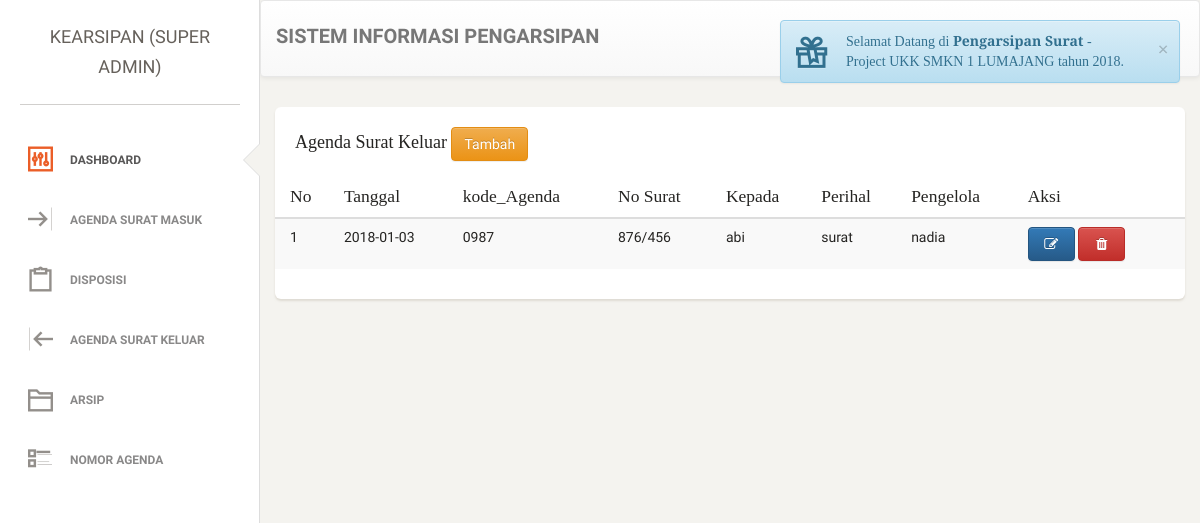
/index.php/suker/suker, run on an earlier commit of the app's database.
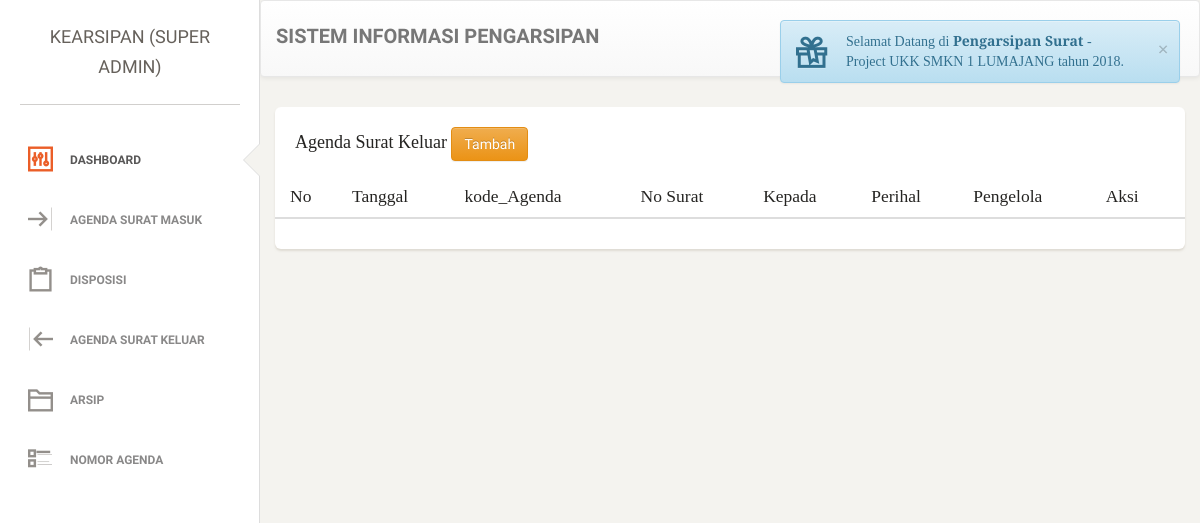
And on a later commit of the database.
### tables this page shows
CREATE TABLE `surat_keluar` (
  `id_keluar` int(11) NOT NULL,
  `tgl_surat` date NOT NULL,
  `kode_agenda` varchar(225) NOT NULL,
  `no_surat` varchar(225) NOT NULL,
  `kepada` varchar(200) NOT NULL,
  `perihal` varchar(200) NOT NULL,
  `pengelola` varchar(200) NOT NULL,
  `foto` varchar(225) NOT NULL
);

### application/controllers/suker.php (called while the page is built, shortened)
<?php
class Suker extends CI_Controller {
	public function __construct()
	{
		$this->load->model('masuk');
		$this->load->helper('url');
	}
	public function suker()
	{
		$data['suker'] = $this->masuk->suker('surat_keluar');
		$data['keluar'] = $this->db->get('kode_agenda');
		$this->load->view('super-admin/surat_keluar',$data);
	}
}

### index.php (called while the page is built, shortened)
<?php
require_once BASEPATH.'core/CodeIgniter.php';

### application/models/masuk.php (called while the page is built, shortened)
<?php
class Masuk extends CI_Model {
	public function suker($table)
 {
 	$query = $this->db->get('surat_keluar')->result();
 	return $query;
 }
}

### application/views/super-admin/surat_keluar.php (the view, shortened to what this page needs)
<!doctype html>
<html lang="en">
<head>
    <?php include 'css.php'; ?>
</head>
<body>
    <div class="wrapper">
    <?php include 'sidebar.php'; ?>
    <div class="main-panel">
    <?php include 'navigasi.php'; ?>
        <div class="content">
            <div class="container-fluid">
                <div class="row">
                    <div>
                        <div class="card">
                            <div class="header">
                                <h4 class="title">Agenda Surat Keluar
                                    <a href="<?php echo base_url('index.php/suker/input_keluar'); ?>" class="btn btn-warning">Tambah</a>
                                </h4>
                            </div>
                            <div class="content table-responsive table-full-width">
                                <table class="table table-striped">
                                    <thead>
                                        <th>No</th>
                                        <th>Tanggal</th>
                                        <th>kode_Agenda</th>
                                        <th>No Surat</th>
                                        <th>Kepada</th>
                                        <th>Perihal</th>
                                        <th>Pengelola</th>
                                        <th>Aksi</th>
                                    </thead>
                                    <tbody>
                                        <?php
                                            $no = 1;
                                            foreach ($suker as $k) {
                                         ?>
                                         <tr>
                                            <td><?php echo $no++; ?></td>
                                            <td><?php echo $k->tgl_surat; ?></td>
                                            <td><?php echo $k->kode_agenda; ?></td>
                                            <td><?php echo $k->no_surat; ?></td>
                                            <td><?php echo $k->kepada; ?></td>
                                            <td><?php echo $k->perihal; ?></td>
                                            <td><?php echo $k->pengelola; ?></td>
                                            <td>
                                                <a href="<?php echo base_url('index.php/suker/editsuker/').$k->id_keluar; ?>" class="btn btn-primary"><i class="fa fa-edit"></i>
                                                </a>
                                                <a href="<?php echo base_url('index.php/suker/delsuker/').$k->id_keluar; ?>" class="btn btn-danger"><i class="fa fa-trash"></i></a>
                                            </td>
                                             <?php } ?>
                                         </tr>
                                    </tbody>
                                </table>
                            </div>
                        </div>
                    </div>
            </div>
       </div>
    </div>
</div>
</body>
</html>

### application/views/super-admin/css.php (shortened to what this page needs)
<link href="<?php echo base_url('asset/css/bootstrap.min.css'); ?>" rel="stylesheet" />
<link href="<?php echo base_url('asset/css/animate.min.css'); ?>" rel="stylesheet"/>
<link href="<?php echo base_url('asset/css/paper-dashboard.css'); ?>" rel="stylesheet"/>
<link href="<?php echo base_url('asset/css/demo.css'); ?>" rel="stylesheet" />
<link href="http://maxcdn.bootstrapcdn.com/font-awesome/latest/css/font-awesome.min.css" rel="stylesheet">
<link href="<?php echo base_url('asset/css/themify-icons.css'); ?>" rel="stylesheet">
    <link rel="stylesheet" type="text/css" href="">
    <link href="<?php echo base_url('asset/css3/bootstrap.min.css'); ?>" rel="stylesheet">
    <link href="<?php echo base_url('asset/css3/bootstrap-theme.min.css'); ?>" rel="stylesheet">
    <link href="<?php echo base_url('asset/css3/font-awesome.min.css'); ?>" rel="stylesheet">
    <link href="<?php echo base_url('asset/css3/main.css'); ?>" rel="stylesheet">
    <link rel="stylesheet" href='https://cdnjs.cloudflare.com/ajax/libs/animate.css/3.5.2/animate.min.css'>

### application/views/super-admin/sidebar.php
<div class="sidebar" data-background-color="white" data-active-color="danger">
   	<div class="sidebar-wrapper">
           <div class="logo">
               <a href="<?php echo base_url('index.php/Welcome/dahsboard/'); ?>" class="simple-text">
                   KEARSIPAN (SUPER ADMIN)
               </a>
           </div>
           <ul class="nav">
               <li class="active">
                   <a href="<?php echo base_url('index.php/Welcome/dashboard/'); ?>">
                       <i class="ti-panel"></i>
                       <p>Dashboard</p>
                   </a>
               </li>
               <li>
                   <a href="<?php echo base_url('index.php/Welcome/masuk/'); ?>">
                       <i class="ti-shift-right"></i>
                       <p>AGENDA SURAT MASUK</p>
                   </a>
               </li>
               <li>
                   <a href="<?php echo base_url('index.php/Welcome/desposisi'); ?>">
                       <i class="ti-clipboard"></i>
                       <p>DISPOSISI</p>
                   </a>
               </li>
               <li>
                   <a href="<?php echo base_url('index.php/suker/suker'); ?>">
                       <i class="ti-shift-left"></i>
                       <p>AGENDA SURAT KELUAR</p>
                   </a>
               </li>
               <li>
                   <a href="<?php echo base_url('index.php/Welcome/arsip/'); ?>">
                       <i class="ti-folder"></i>
                       <p>ARSIP</p>
                   </a>
               </li>
               <li>
                   <a href="<?php echo base_url('index.php/Welcome/no_agenda'); ?>">
                       <i class="ti-layout-list-thumb"></i>
                       <p>NOMOR AGENDA</p>
                   </a>
               </li>
           </ul>
   	</div>
   </div>

### application/views/super-admin/navigasi.php (shortened to what this page needs)
<nav class="navbar navbar-default">
          <div class="container-fluid">
              <div class="navbar-header">
                  <a class="navbar-brand">SISTEM INFORMASI PENGARSIPAN</a>
              </div>
              <div class="collapse navbar-collapse">
                  <ul class="nav navbar-nav navbar-right">
                      <li>
                          <a href="#" class="dropdown-toggle" data-toggle="dropdown">
                              <p>Stats</p>
                          </a>
                      </li>
                      <li class="dropdown">
                          <?php $notif = $this->db->get_where('surat_masuk', array('notis' => '0')); ?>
                            <a href="#" class="dropdown-toggle" data-toggle="dropdown">
                                  <p class="notification"><?php echo $notif->num_rows(); ?></p>
                                  <p>Notifications</p>
                            </a>
                      </li>
				<li>
                          <a href="<?php echo base_url('index.php/login/logout'); ?>">
						<p>Logout</p>
                          </a>
                      </li>
                  </ul>
              </div>
          </div>
      </nav>

### asset/css3/main.css (style rules this page uses)
body { background-color: #f9f9f9; font-family: "Crimson Text"; }
p { color: #585757; font-size: 16px; }
.logo { padding-top: 100px; text-transform: uppercase; font-size: 12px; }

What changed in the data, as far as the page shows it:
removed surat_keluar: tgl_surat "2018-01-03", kode_agenda "0987", no_surat "876/456", kepada "abi", perihal "surat", pengelola "nadia"
